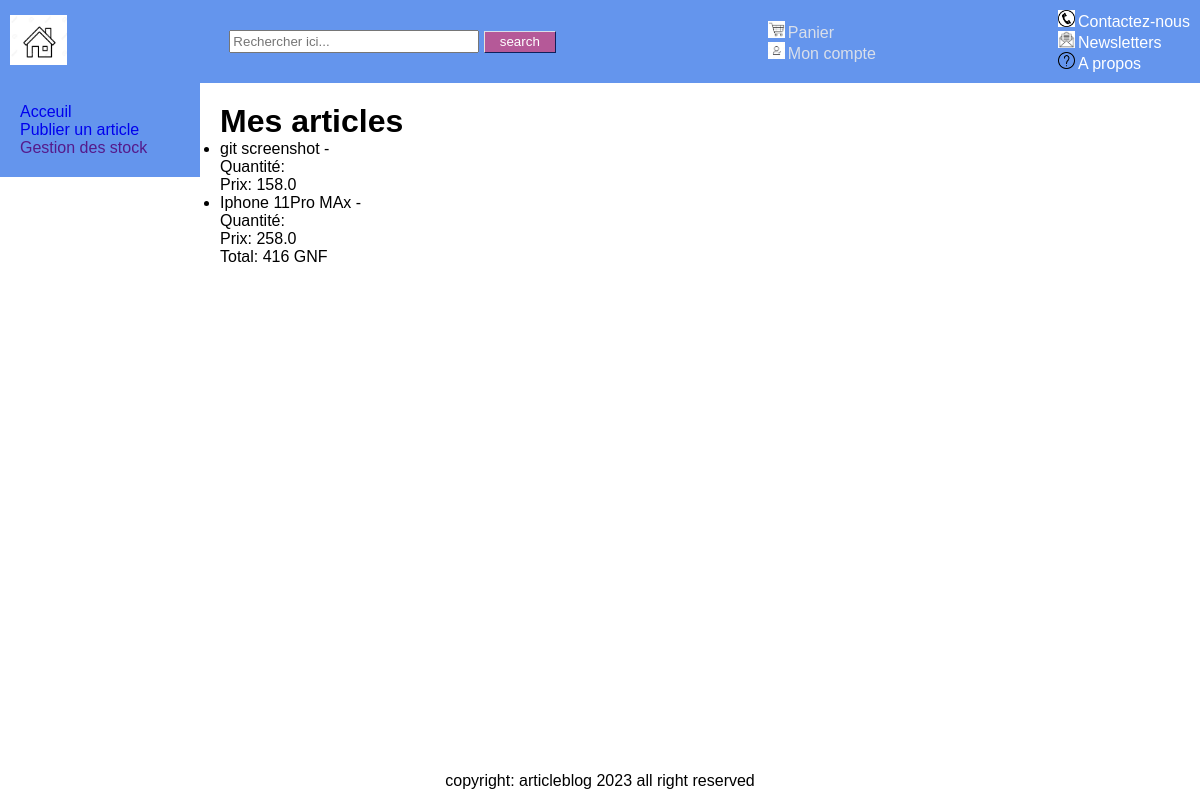
Screenshot of /article/panier/ (signed in) with the database file from the repository.
### article/models.py (models this page shows, shortened)
class Article(models.Model):
    title = models.CharField(max_length = 128, null = True)
    image = models.ImageField(default = None, null = True)
    category = models.ForeignKey(Category, on_delete=models.CASCADE, null = True)
    content = models.CharField(max_length = 5000, verbose_name = "Description")
    author = models.ForeignKey(settings.AUTH_USER_MODEL, on_delete = models.CASCADE, null = True)
    price = models.DecimalField(max_digits= 10, decimal_places= 1)
    devise = models.CharField(max_length = 5, null = True)
    IMAGE_MAX_SIZE = (800, 800)

class Panier(models.Model):
    user = models.OneToOneField(settings.AUTH_USER_MODEL, on_delete=models.CASCADE, null= True)
    articles = models.ManyToManyField(Article, through= "LinePanier")
    def total(self):
        return self.articles.aggregate(Sum("price"))["price__sum"]

### article/views.py (the view)
# urls.py: path("panier/", views.show_panier, name = "user_panier"),
def show_panier(request):
    panier, created = Panier.objects.get_or_create(user=request.user)
    articles_dans_panier = panier.articles.all()
    context = {
        'panier': panier,
        'articles_dans_panier': articles_dans_panier,
        "unlog_message": "Vous n'etes pas identifie encore",
    }
    return render(request, 'article/user_panier.html', context)

### article/templates/article/user_panier.html (shortened to what this page needs)
{% extends "base.html" %}
{% block content %}
    <h1 sclass="Logout_title">Mes articles</h1>
    <div>
        {% if user %}
            {% if articles_dans_panier %}
            <ul>
              {% for article in articles_dans_panier %}
                    <li>
                        {{ article.title }} - <br>Quantité: {{ article.linepanier.quantity }}
                    <br>Prix: {{ article.price }}
                    </li>
                {% endfor %}
            </ul>
            <p>Total: {{ panier.total }} GNF</p>
            {% else %}
                <p>Votre panier est vide.</p>
            {% endif %}
        {% else %}
        <div>
            <p>
               {{ unlog_message }}
            </p>
        </div>
      {% endif %}
    </div>
{% endblock content %}

### blog/static/css/app.css (style rules this page uses)
* { margin: 0; padding: 0; box-sizing: border-box; }
body { font-family: Arial, Helvetica, sans-serif; display: flex; flex-direction: column; min-height: 100vh; }

### rows the page displays
Article: title "git screenshot", price "158.0"
Article: title "Iphone 11Pro MAx", price "258.0"
Panier: total "416"
